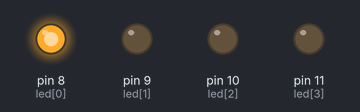
Bench run of a sketch on a simulated Arduino Uno, built with avr-gcc and run on an emulated ATmega328P. On the bench: output pins drawn as LEDs (lit = HIGH).

Above: at 0.1 s.
At 0.9 s:
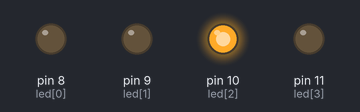
At 1.3 s:
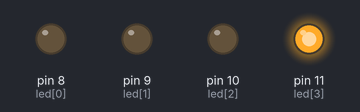
At 2.1 s:
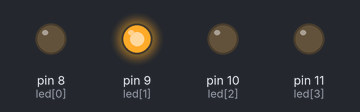
At 3.5 s:
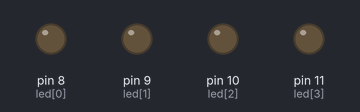
Timing chart, 0 to 3.8 s (numbered marks = the images above):
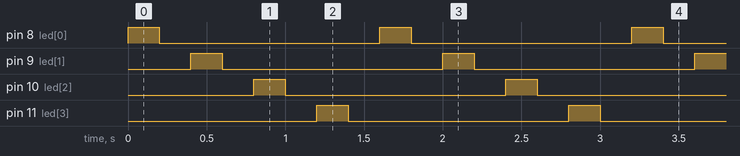

Measured:
- by itself, pin 8 (led[0]), pin 9 (led[1]), pin 10 (led[2]), pin 11 (led[3]): alternates HIGH for 0.20 s and LOW for 1.4 s
- by itself, everything shown: repeats every 1.6 s, in 8 steps

The sketch:

_6_Leds_sequencial.ino
```cpp
/*
   Programar: Leds_sequencial
   Autor: Joab Torres Alencar
   Curso: Tecnologo em Análise  e Desenvolvimento de Sistemas - Turma 2015
*/

#define led_length 4
const int led[led_length] = {8, 9, 10, 11};
const int timer = 200;

/*
  Função: setup() - executa somente uma vez no projeto
*/
void setup() {
  for (int i = 0; i < led_length; i++) {
    pinMode(led[i], OUTPUT);
  }
}

/*
  Função: Loop() - Executa infinitamente no projeto desde que o arduino esteja ligado!
*/
void loop() {
  for (int contador = 0; contador < led_length ; contador++) {
    digitalWrite(led[contador], HIGH);
    delay(timer);
    digitalWrite(led[contador], LOW);
    delay(timer);
  }
}
```
